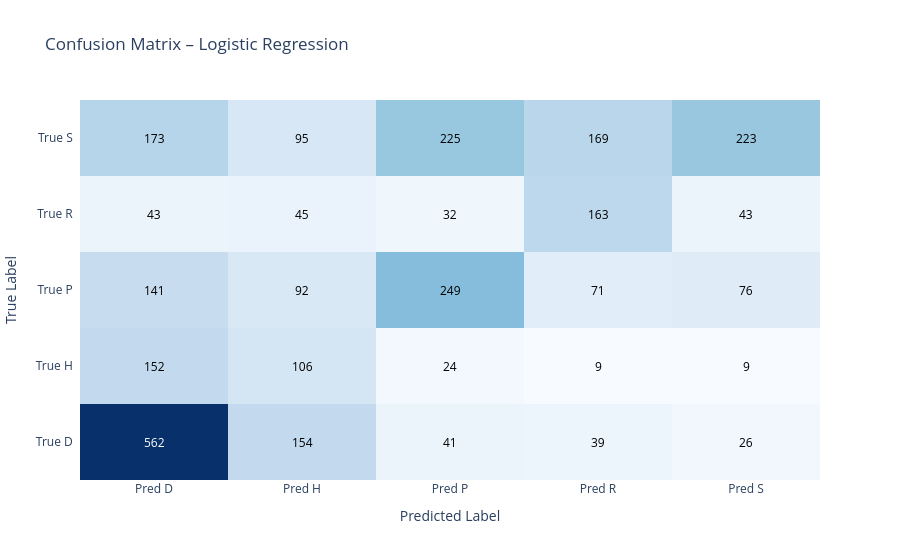
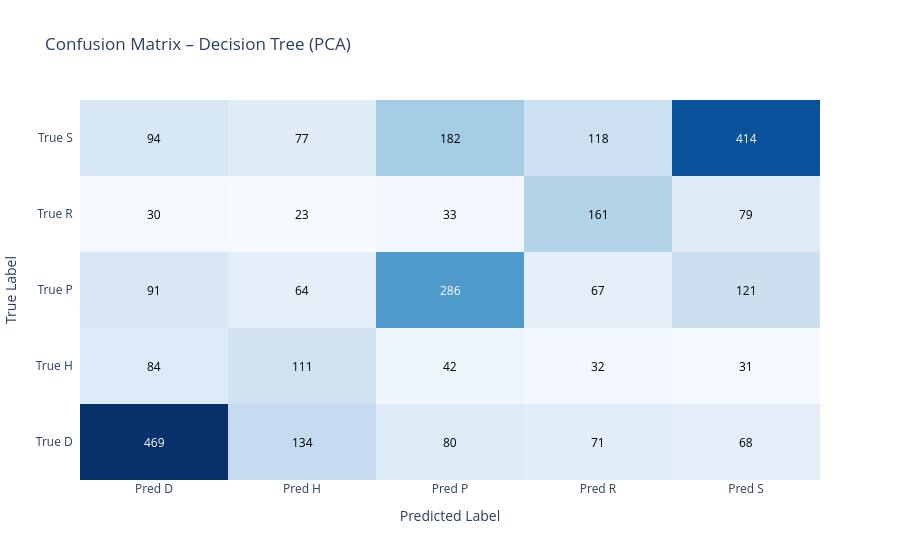

Notebook code for these charts, in order:
### Code cell
plot_confusion_matrices(results, classes)

### Figure 1 — Plotly figure (JSON) as saved in the notebook; plotly's stock layout.template omitted (floating-point values rounded to 4 significant figures)
{"data": [{"colorscale": [[0, "rgb(247,251,255)"], [0.125, "rgb(222,235,247)"], [0.25, "rgb(198,219,239)"], [0.375, "rgb(158,202,225)"], [0.5, "rgb(107,174,214)"], [0.625, "rgb(66,146,198)"], [0.75, "rgb(33,113,181)"], [0.875, "rgb(8,81,156)"], [1, "rgb(8,48,107)"]], "reversescale": false, "showscale": false, "type": "heatmap", "x": ["Pred D", "Pred H", "Pred P", "Pred R", "Pred S"], "y": ["True D", "True H", "True P", "True R", "True S"], "z": [[562, 154, 41, 39, 26], [152, 106, 24, 9, 9], [141, 92, 249, 71, 76], [43, 45, 32, 163, 43], [173, 95, 225, 169, 223]]}], "layout": {"annotations": [{"font": {"color": "#FFFFFF"}, "showarrow": false, "text": "562", "x": "Pred D", "xref": "x", "y": "True D", "yref": "y"}, {"font": {"color": "#000000"}, "showarrow": false, "text": "154", "x": "Pred H", "xref": "x", "y": "True D", "yref": "y"}, {"font": {"color": "#000000"}, "showarrow": false, "text": "41", "x": "Pred P", "xref": "x", "y": "True D", "yref": "y"}, {"font": {"color": "#000000"}, "showarrow": false, "text": "39", "x": "Pred R", "xref": "x", "y": "True D", "yref": "y"}, {"font": {"color": "#000000"}, "showarrow": false, "text": "26", "x": "Pred S", "xref": "x", "y": "True D", "yref": "y"}, {"font": {"color": "#000000"}, "showarrow": false, "text": "152", "x": "Pred D", "xref": "x", "y": "True H", "yref": "y"}, {"font": {"color": "#000000"}, "showarrow": false, "text": "106", "x": "Pred H", "xref": "x", "y": "True H", "yref": "y"}, {"font": {"color": "#000000"}, "showarrow": false, "text": "24", "x": "Pred P", "xref": "x", "y": "True H", "yref": "y"}, {"font": {"color": "#000000"}, "showarrow": false, "text": "9", "x": "Pred R", "xref": "x", "y": "True H", "yref": "y"}, {"font": {"color": "#000000"}, "showarrow": false, "text": "9", "x": "Pred S", "xref": "x", "y": "True H", "yref": "y"}, {"font": {"color": "#000000"}, "showarrow": false, "text": "141", "x": "Pred D", "xref": "x", "y": "True P", "yref": "y"}, {"font": {"color": "#000000"}, "showarrow": false, "text": "92", "x": "Pred H", "xref": "x", "y": "True P", "yref": "y"}, {"font": {"color": "#000000"}, "showarrow": false, "text": "249", "x": "Pred P", "xref": "x", "y": "True P", "yref": "y"}, {"font": {"color": "#000000"}, "showarrow": false, "text": "71", "x": "Pred R", "xref": "x", "y": "True P", "yref": "y"}, {"font": {"color": "#000000"}, "showarrow": false, "text": "76", "x": "Pred S", "xref": "x", "y": "True P", "yref": "y"}, {"font": {"color": "#000000"}, "showarrow": false, "text": "43", "x": "Pred D", "xref": "x", "y": "True R", "yref": "y"}, {"font": {"color": "#000000"}, "showarrow": false, "text": "45", "x": "Pred H", "xref": "x", "y": "True R", "yref": "y"}, {"font": {"color": "#000000"}, "showarrow": false, "text": "32", "x": "Pred P", "xref": "x", "y": "True R", "yref": "y"}, {"font": {"color": "#000000"}, "showarrow": false, "text": "163", "x": "Pred R", "xref": "x", "y": "True R", "yref": "y"}, {"font": {"color": "#000000"}, "showarrow": false, "text": "43", "x": "Pred S", "xref": "x", "y": "True R", "yref": "y"}, {"font": {"color": "#000000"}, "showarrow": false, "text": "173", "x": "Pred D", "xref": "x", "y": "True S", "yref": "y"}, {"font": {"color": "#000000"}, "showarrow": false, "text": "95", "x": "Pred H", "xref": "x", "y": "True S", "yref": "y"}, {"font": {"color": "#000000"}, "showarrow": false, "text": "225", "x": "Pred P", "xref": "x", "y": "True S", "yref": "y"}, {"font": {"color": "#000000"}, "showarrow": false, "text": "169", "x": "Pred R", "xref": "x", "y": "True S", "yref": "y"}, {"font": {"color": "#000000"}, "showarrow": false, "text": "223", "x": "Pred S", "xref": "x", "y": "True S", "yref": "y"}], "title": {"text": "Confusion Matrix – Logistic Regression"}, "xaxis": {"dtick": 1, "gridcolor": "rgb(0, 0, 0)", "side": "bottom", "ticks": "", "title": {"text": "Predicted Label"}}, "yaxis": {"dtick": 1, "ticks": "", "ticksuffix": "  ", "title": {"text": "True Label"}}}}

### Figure 2 — Plotly figure (JSON) as saved in the notebook; plotly's stock layout.template omitted (floating-point values rounded to 4 significant figures)
{"data": [{"colorscale": [[0, "rgb(247,251,255)"], [0.125, "rgb(222,235,247)"], [0.25, "rgb(198,219,239)"], [0.375, "rgb(158,202,225)"], [0.5, "rgb(107,174,214)"], [0.625, "rgb(66,146,198)"], [0.75, "rgb(33,113,181)"], [0.875, "rgb(8,81,156)"], [1, "rgb(8,48,107)"]], "reversescale": false, "showscale": false, "type": "heatmap", "x": ["Pred D", "Pred H", "Pred P", "Pred R", "Pred S"], "y": ["True D", "True H", "True P", "True R", "True S"], "z": [[469, 134, 80, 71, 68], [84, 111, 42, 32, 31], [91, 64, 286, 67, 121], [30, 23, 33, 161, 79], [94, 77, 182, 118, 414]]}], "layout": {"annotations": [{"font": {"color": "#FFFFFF"}, "showarrow": false, "text": "469", "x": "Pred D", "xref": "x", "y": "True D", "yref": "y"}, {"font": {"color": "#000000"}, "showarrow": false, "text": "134", "x": "Pred H", "xref": "x", "y": "True D", "yref": "y"}, {"font": {"color": "#000000"}, "showarrow": false, "text": "80", "x": "Pred P", "xref": "x", "y": "True D", "yref": "y"}, {"font": {"color": "#000000"}, "showarrow": false, "text": "71", "x": "Pred R", "xref": "x", "y": "True D", "yref": "y"}, {"font": {"color": "#000000"}, "showarrow": false, "text": "68", "x": "Pred S", "xref": "x", "y": "True D", "yref": "y"}, {"font": {"color": "#000000"}, "showarrow": false, "text": "84", "x": "Pred D", "xref": "x", "y": "True H", "yref": "y"}, {"font": {"color": "#000000"}, "showarrow": false, "text": "111", "x": "Pred H", "xref": "x", "y": "True H", "yref": "y"}, {"font": {"color": "#000000"}, "showarrow": false, "text": "42", "x": "Pred P", "xref": "x", "y": "True H", "yref": "y"}, {"font": {"color": "#000000"}, "showarrow": false, "text": "32", "x": "Pred R", "xref": "x", "y": "True H", "yref": "y"}, {"font": {"color": "#000000"}, "showarrow": false, "text": "31", "x": "Pred S", "xref": "x", "y": "True H", "yref": "y"}, {"font": {"color": "#000000"}, "showarrow": false, "text": "91", "x": "Pred D", "xref": "x", "y": "True P", "yref": "y"}, {"font": {"color": "#000000"}, "showarrow": false, "text": "64", "x": "Pred H", "xref": "x", "y": "True P", "yref": "y"}, {"font": {"color": "#FFFFFF"}, "showarrow": false, "text": "286", "x": "Pred P", "xref": "x", "y": "True P", "yref": "y"}, {"font": {"color": "#000000"}, "showarrow": false, "text": "67", "x": "Pred R", "xref": "x", "y": "True P", "yref": "y"}, {"font": {"color": "#000000"}, "showarrow": false, "text": "121", "x": "Pred S", "xref": "x", "y": "True P", "yref": "y"}, {"font": {"color": "#000000"}, "showarrow": false, "text": "30", "x": "Pred D", "xref": "x", "y": "True R", "yref": "y"}, {"font": {"color": "#000000"}, "showarrow": false, "text": "23", "x": "Pred H", "xref": "x", "y": "True R", "yref": "y"}, {"font": {"color": "#000000"}, "showarrow": false, "text": "33", "x": "Pred P", "xref": "x", "y": "True R", "yref": "y"}, {"font": {"color": "#000000"}, "showarrow": false, "text": "161", "x": "Pred R", "xref": "x", "y": "True R", "yref": "y"}, {"font": {"color": "#000000"}, "showarrow": false, "text": "79", "x": "Pred S", "xref": "x", "y": "True R", "yref": "y"}, {"font": {"color": "#000000"}, "showarrow": false, "text": "94", "x": "Pred D", "xref": "x", "y": "True S", "yref": "y"}, {"font": {"color": "#000000"}, "showarrow": false, "text": "77", "x": "Pred H", "xref": "x", "y": "True S", "yref": "y"}, {"font": {"color": "#000000"}, "showarrow": false, "text": "182", "x": "Pred P", "xref": "x", "y": "True S", "yref": "y"}, {"font": {"color": "#000000"}, "showarrow": false, "text": "118", "x": "Pred R", "xref": "x", "y": "True S", "yref": "y"}, {"font": {"color": "#FFFFFF"}, "showarrow": false, "text": "414", "x": "Pred S", "xref": "x", "y": "True S", "yref": "y"}], "title": {"text": "Confusion Matrix – Decision Tree (PCA)"}, "xaxis": {"dtick": 1, "gridcolor": "rgb(0, 0, 0)", "side": "bottom", "ticks": "", "title": {"text": "Predicted Label"}}, "yaxis": {"dtick": 1, "ticks": "", "ticksuffix": "  ", "title": {"text": "True Label"}}}}
